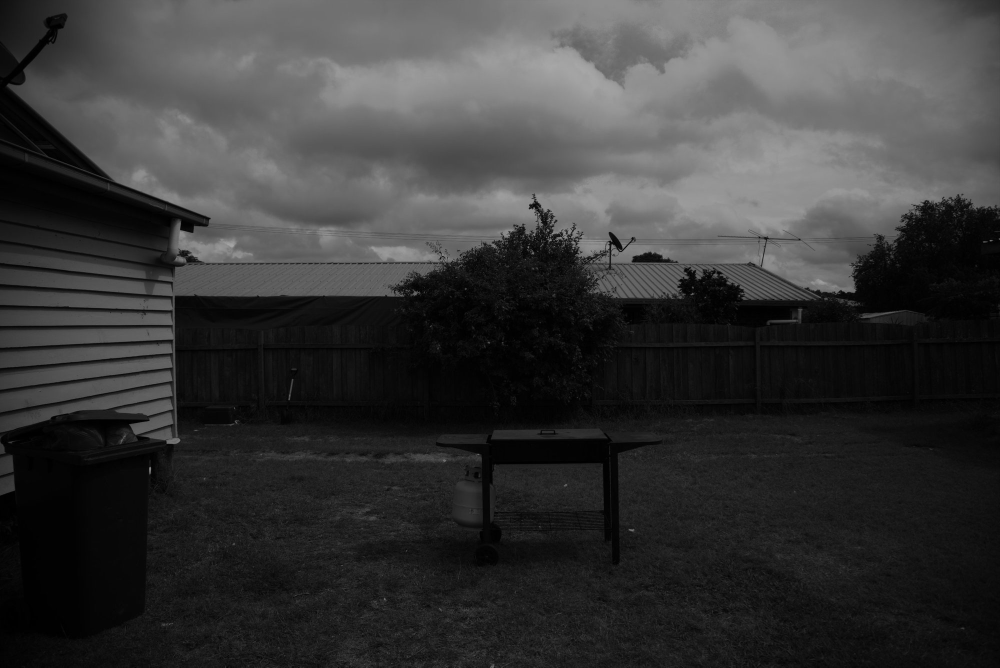
//> input picture Laboratory2/images/image_grayscale.jpg, 2000 x 1335 px (shown at 1/2 size)
$ ./task4   (built with g++ and OpenCV 4)
//> lines starting //> are read from the running program, lines starting //| are printed output that depends on the picture; after the words box and inside, x2 and y2 are one past the last pixel; in counts of white or black regions, pixels touching at a corner belong together

#include <opencv2/highgui.hpp>
#include <opencv2/imgproc.hpp>


using namespace cv;

int main(int argc, char** argv)
{
	Mat img = imread("../../images/image_grayscale.jpg", cv::IMREAD_GRAYSCALE); //force reading gray
//> img is the input picture: 1335 rows x 2000 cols, CV_8UC1; min 0, max 168, mean 56.1
	namedWindow("Example1", WINDOW_NORMAL);
	imshow("Example1", img);
	waitKey(0);

	int bins = 256;
	float range[] = { 0, 256 }; //the upper boundary is exclusive
	const float* rangePixels[] = { range };
	bool uniform = true, accumulate = false;

	Mat histogram;
	calcHist(&img, 1, 0, Mat(), histogram, 1, &bins, rangePixels, uniform, accumulate);
//> histogram = 256 values, max 53872 at index 4, min 0 at index 169, mean 10429.7


	int hist_w = 512, hist_h = 400;
	int bin_w = cvRound((double)hist_w / bins);
	Mat histImage(hist_h, hist_w, CV_8UC1, Scalar(0, 0, 0));


	normalize(histogram, histogram, 0, histImage.rows, NORM_MINMAX, -1, Mat());
//> histogram = 256 values, max 400 at index 4, min 0 at index 169, mean 77.44


	for (int i = 1; i <= bins; i++)
	{
		line(histImage,
			Point(bin_w*(i-1), hist_h - cvRound(histogram.at<float>(i-1))),
			Point(bin_w*i, hist_h - cvRound(histogram.at<float>(i - 1))),
			Scalar(255, 0, 0), 1, 8, 0);

		line(histImage,
			Point(bin_w*(i-1), hist_h),
			Point(bin_w * (i - 1), hist_h - cvRound(histogram.at<float>(i - 1))),
			Scalar(255, 0, 0), 1, 8, 0);

		line(histImage,
			Point(bin_w * i, hist_h),
			Point(bin_w * i, hist_h - cvRound(histogram.at<float>(i - 1))),
			Scalar(255, 0, 0), 1, 8, 0);

	}
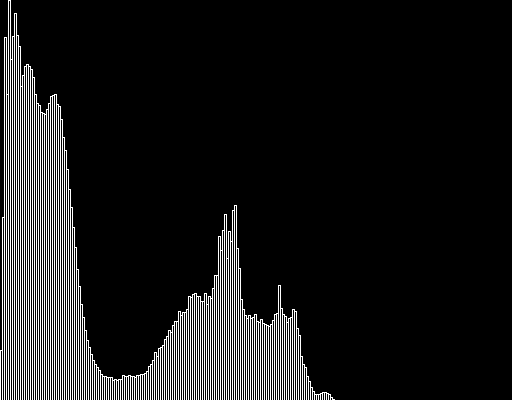
//> histImage: 400 rows x 512 cols, CV_8UC1; 10.2% white in thin lines or dots, all inside (x1, y1, x2, y2) = (0, 0, 335, 400)
	imshow("Example1", histImage);
	waitKey(0);

	return 0;
}
